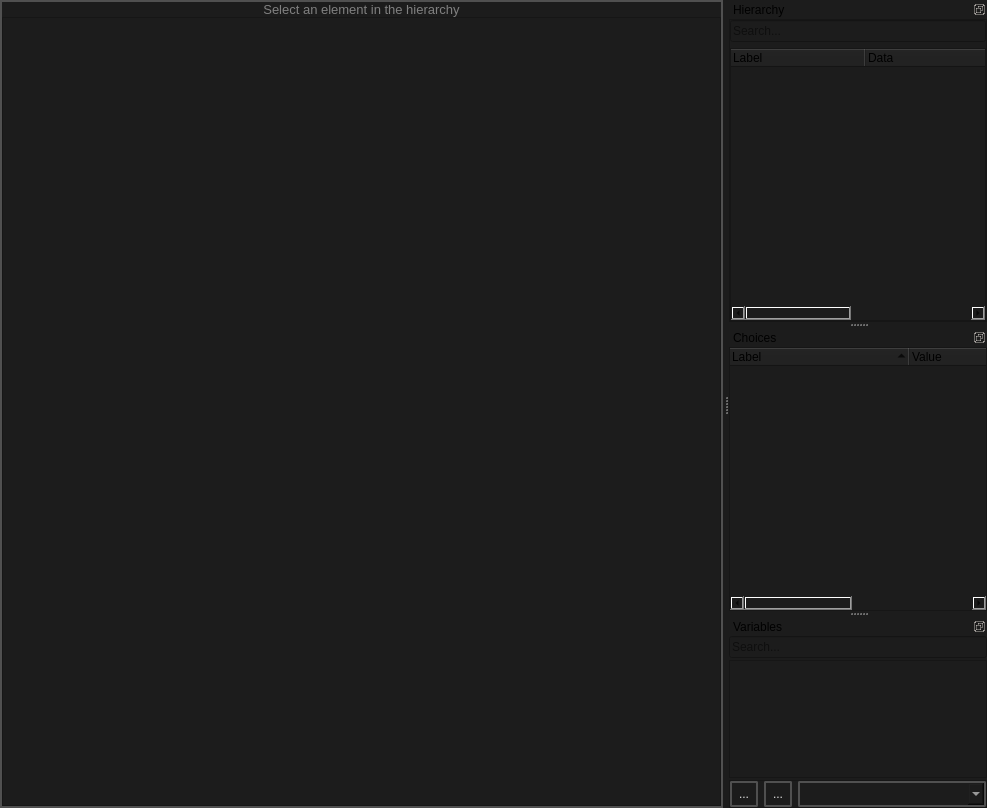
<?xml version="1.0" encoding="UTF-8"?>
<ui version="4.0">
 <class>MainWindow</class>
 <widget class="QMainWindow" name="MainWindow">
  <property name="geometry">
   <rect>
    <x>0</x>
    <y>0</y>
    <width>987</width>
    <height>808</height>
   </rect>
  </property>
  <property name="windowTitle">
   <string>MainWindow</string>
  </property>
  <property name="styleSheet">
   <string notr="true">background-color: #1C1C1C;</string>
  </property>
  <widget class="QWidget" name="centralwidget">
   <layout class="QVBoxLayout" name="verticalLayout_9">
    <property name="spacing">
     <number>0</number>
    </property>
    <property name="leftMargin">
     <number>0</number>
    </property>
    <property name="topMargin">
     <number>0</number>
    </property>
    <property name="rightMargin">
     <number>0</number>
    </property>
    <property name="bottomMargin">
     <number>0</number>
    </property>
    <item>
     <widget class="QFrame" name="PropertiesFrame">
      <property name="styleSheet">
       <string notr="true">        QFrame#PropertiesFrame {
            border: 2px solid black; 
            border-color: rgba(80, 80, 80, 255);
        }
        QFrame#PropertiesFrame QLabel {
            border: 0px solid black; 
        }</string>
      </property>
      <property name="frameShape">
       <enum>QFrame::Shape::StyledPanel</enum>
      </property>
      <property name="frameShadow">
       <enum>QFrame::Shadow::Raised</enum>
      </property>
      <property name="lineWidth">
       <number>0</number>
      </property>
      <layout class="QVBoxLayout" name="verticalLayout_5">
       <property name="spacing">
        <number>0</number>
       </property>
       <property name="leftMargin">
        <number>0</number>
       </property>
       <property name="topMargin">
        <number>0</number>
       </property>
       <property name="rightMargin">
        <number>0</number>
       </property>
       <property name="bottomMargin">
        <number>0</number>
       </property>
       <item>
        <widget class="QScrollArea" name="PropertiesArea">
         <property name="focusPolicy">
          <enum>Qt::FocusPolicy::NoFocus</enum>
         </property>
         <property name="styleSheet">
          <string notr="true">QScrollArea {
    border: 0px solid black;
}</string>
         </property>
         <property name="lineWidth">
          <number>0</number>
         </property>
         <property name="verticalScrollBarPolicy">
          <enum>Qt::ScrollBarPolicy::ScrollBarAsNeeded</enum>
         </property>
         <property name="widgetResizable">
          <bool>true</bool>
         </property>
         <widget class="QWidget" name="scrollAreaWidgetContents">
          <property name="geometry">
           <rect>
            <x>0</x>
            <y>0</y>
            <width>721</width>
            <height>804</height>
           </rect>
          </property>
          <property name="styleSheet">
           <string notr="true">QWidget: {
	border: 0px;
}</string>
          </property>
          <layout class="QVBoxLayout" name="verticalLayout_17">
           <property name="spacing">
            <number>0</number>
           </property>
           <property name="leftMargin">
            <number>0</number>
           </property>
           <property name="topMargin">
            <number>0</number>
           </property>
           <property name="rightMargin">
            <number>0</number>
           </property>
           <property name="bottomMargin">
            <number>0</number>
           </property>
           <item>
            <layout class="QVBoxLayout" name="properties_layout">
             <item>
              <widget class="QLabel" name="properties_placeholder">
               <property name="styleSheet">
                <string notr="true">color: gray; font-size: 13px;</string>
               </property>
               <property name="text">
                <string>Select an element in the hierarchy</string>
               </property>
               <property name="alignment">
                <set>Qt::AlignmentFlag::AlignCenter</set>
               </property>
              </widget>
             </item>
             <item>
              <widget class="QFrame" name="properties_spacer">
               <property name="frameShape">
                <enum>QFrame::Shape::StyledPanel</enum>
               </property>
               <property name="frameShadow">
                <enum>QFrame::Shadow::Raised</enum>
               </property>
               <layout class="QVBoxLayout" name="verticalLayout_4">
                <item>
                 <spacer name="verticalSpacer">
                  <property name="orientation">
                   <enum>Qt::Orientation::Vertical</enum>
                  </property>
                  <property name="sizeHint" stdset="0">
                   <size>
                    <width>20</width>
                    <height>655</height>
                   </size>
                  </property>
                 </spacer>
                </item>
               </layout>
              </widget>
             </item>
            </layout>
           </item>
          </layout>
         </widget>
        </widget>
       </item>
      </layout>
     </widget>
    </item>
   </layout>
  </widget>
  <widget class="QDockWidget" name="HierarchyDock">
   <property name="features">
    <set>QDockWidget::DockWidgetFeature::DockWidgetFloatable|QDockWidget::DockWidgetFeature::DockWidgetMovable</set>
   </property>
   <property name="allowedAreas">
    <set>Qt::DockWidgetArea::BottomDockWidgetArea|Qt::DockWidgetArea::LeftDockWidgetArea|Qt::DockWidgetArea::RightDockWidgetArea</set>
   </property>
   <property name="windowTitle">
    <string>Hierarchy</string>
   </property>
   <attribute name="dockWidgetArea">
    <number>2</number>
   </attribute>
   <widget class="QWidget" name="dockWidgetContents_2">
    <layout class="QVBoxLayout" name="verticalLayout_8">
     <property name="leftMargin">
      <number>0</number>
     </property>
     <property name="topMargin">
      <number>0</number>
     </property>
     <property name="rightMargin">
      <number>0</number>
     </property>
     <property name="bottomMargin">
      <number>0</number>
     </property>
     <item>
      <widget class="QFrame" name="frame_2">
       <property name="frameShape">
        <enum>QFrame::Shape::StyledPanel</enum>
       </property>
       <property name="frameShadow">
        <enum>QFrame::Shadow::Raised</enum>
       </property>
       <property name="lineWidth">
        <number>0</number>
       </property>
       <layout class="QVBoxLayout" name="verticalLayout_3">
        <property name="leftMargin">
         <number>0</number>
        </property>
        <property name="topMargin">
         <number>0</number>
        </property>
        <property name="rightMargin">
         <number>0</number>
        </property>
        <property name="bottomMargin">
         <number>0</number>
        </property>
        <item>
         <widget class="QLineEdit" name="tree_hierarchy_search_bar_widget">
          <property name="placeholderText">
           <string>Search...</string>
          </property>
         </widget>
        </item>
        <item>
         <widget class="QTreeWidget" name="tree_hierarchy_widget">
          <property name="dragEnabled">
           <bool>true</bool>
          </property>
          <property name="dragDropOverwriteMode">
           <bool>true</bool>
          </property>
          <property name="dragDropMode">
           <enum>QAbstractItemView::DragDropMode::InternalMove</enum>
          </property>
          <property name="defaultDropAction">
           <enum>Qt::DropAction::MoveAction</enum>
          </property>
          <property name="alternatingRowColors">
           <bool>true</bool>
          </property>
          <property name="selectionMode">
           <enum>QAbstractItemView::SelectionMode::ContiguousSelection</enum>
          </property>
          <property name="uniformRowHeights">
           <bool>true</bool>
          </property>
          <property name="allColumnsShowFocus">
           <bool>false</bool>
          </property>
          <property name="wordWrap">
           <bool>false</bool>
          </property>
          <property name="headerHidden">
           <bool>false</bool>
          </property>
          <property name="columnCount">
           <number>4</number>
          </property>
          <attribute name="headerVisible">
           <bool>true</bool>
          </attribute>
          <attribute name="headerCascadingSectionResizes">
           <bool>false</bool>
          </attribute>
          <attribute name="headerMinimumSectionSize">
           <number>20</number>
          </attribute>
          <attribute name="headerDefaultSectionSize">
           <number>135</number>
          </attribute>
          <attribute name="headerShowSortIndicator" stdset="0">
           <bool>false</bool>
          </attribute>
          <attribute name="headerStretchLastSection">
           <bool>true</bool>
          </attribute>
          <column>
           <property name="text">
            <string notr="true">Label</string>
           </property>
          </column>
          <column>
           <property name="text">
            <string>Data</string>
           </property>
          </column>
          <column>
           <property name="text">
            <string>Class</string>
           </property>
          </column>
          <column>
           <property name="text">
            <string>ID</string>
           </property>
          </column>
         </widget>
        </item>
       </layout>
      </widget>
     </item>
    </layout>
   </widget>
  </widget>
  <widget class="QDockWidget" name="ChoicesDock">
   <property name="features">
    <set>QDockWidget::DockWidgetFeature::DockWidgetFloatable|QDockWidget::DockWidgetFeature::DockWidgetMovable</set>
   </property>
   <property name="windowTitle">
    <string>Choices</string>
   </property>
   <attribute name="dockWidgetArea">
    <number>2</number>
   </attribute>
   <widget class="QWidget" name="dockWidgetContents_3">
    <layout class="QVBoxLayout" name="verticalLayout">
     <property name="spacing">
      <number>0</number>
     </property>
     <property name="leftMargin">
      <number>0</number>
     </property>
     <property name="topMargin">
      <number>0</number>
     </property>
     <property name="rightMargin">
      <number>0</number>
     </property>
     <property name="bottomMargin">
      <number>0</number>
     </property>
     <item>
      <widget class="QTreeWidget" name="choices_tree_widget">
       <property name="dragEnabled">
        <bool>false</bool>
       </property>
       <property name="dragDropMode">
        <enum>QAbstractItemView::DragDropMode::NoDragDrop</enum>
       </property>
       <property name="alternatingRowColors">
        <bool>true</bool>
       </property>
       <property name="uniformRowHeights">
        <bool>true</bool>
       </property>
       <attribute name="headerVisible">
        <bool>true</bool>
       </attribute>
       <attribute name="headerCascadingSectionResizes">
        <bool>false</bool>
       </attribute>
       <attribute name="headerMinimumSectionSize">
        <number>150</number>
       </attribute>
       <attribute name="headerDefaultSectionSize">
        <number>180</number>
       </attribute>
       <attribute name="headerShowSortIndicator" stdset="0">
        <bool>true</bool>
       </attribute>
       <column>
        <property name="text">
         <string>Label</string>
        </property>
       </column>
       <column>
        <property name="text">
         <string>Value</string>
        </property>
       </column>
       <column>
        <property name="text">
         <string>Type</string>
        </property>
       </column>
      </widget>
     </item>
    </layout>
   </widget>
  </widget>
  <widget class="QDockWidget" name="VariablesDock">
   <property name="features">
    <set>QDockWidget::DockWidgetFeature::DockWidgetFloatable|QDockWidget::DockWidgetFeature::DockWidgetMovable</set>
   </property>
   <property name="allowedAreas">
    <set>Qt::DockWidgetArea::RightDockWidgetArea|Qt::DockWidgetArea::TopDockWidgetArea</set>
   </property>
   <property name="windowTitle">
    <string>Variables</string>
   </property>
   <attribute name="dockWidgetArea">
    <number>2</number>
   </attribute>
   <widget class="QWidget" name="dockWidgetContents">
    <layout class="QVBoxLayout" name="verticalLayout_7">
     <property name="spacing">
      <number>2</number>
     </property>
     <property name="leftMargin">
      <number>0</number>
     </property>
     <property name="topMargin">
      <number>0</number>
     </property>
     <property name="rightMargin">
      <number>0</number>
     </property>
     <property name="bottomMargin">
      <number>0</number>
     </property>
     <item>
      <widget class="QLineEdit" name="variables_scroll_area_searchbar">
       <property name="placeholderText">
        <string>Search...</string>
       </property>
      </widget>
     </item>
     <item>
      <widget class="QScrollArea" name="variables_QscrollArea">
       <property name="widgetResizable">
        <bool>true</bool>
       </property>
       <widget class="QWidget" name="variables_scrollArea_widget">
        <property name="geometry">
         <rect>
          <x>0</x>
          <y>0</y>
          <width>256</width>
          <height>100</height>
         </rect>
        </property>
        <property name="styleSheet">
         <string notr="true"/>
        </property>
        <layout class="QVBoxLayout" name="verticalLayout_2">
         <property name="leftMargin">
          <number>0</number>
         </property>
         <property name="topMargin">
          <number>0</number>
         </property>
         <property name="rightMargin">
          <number>0</number>
         </property>
         <property name="bottomMargin">
          <number>0</number>
         </property>
         <item>
          <layout class="QVBoxLayout" name="variables_scrollArea">
           <property name="spacing">
            <number>0</number>
           </property>
           <item>
            <spacer name="verticalSpacer_2">
             <property name="orientation">
              <enum>Qt::Orientation::Vertical</enum>
             </property>
             <property name="sizeHint" stdset="0">
              <size>
               <width>20</width>
               <height>40</height>
              </size>
             </property>
            </spacer>
           </item>
          </layout>
         </item>
        </layout>
       </widget>
      </widget>
     </item>
     <item>
      <widget class="QFrame" name="frame">
       <property name="minimumSize">
        <size>
         <width>0</width>
         <height>0</height>
        </size>
       </property>
       <property name="maximumSize">
        <size>
         <width>16777215</width>
         <height>28</height>
        </size>
       </property>
       <property name="frameShape">
        <enum>QFrame::Shape::StyledPanel</enum>
       </property>
       <property name="frameShadow">
        <enum>QFrame::Shadow::Raised</enum>
       </property>
       <layout class="QHBoxLayout" name="horizontalLayout">
        <property name="leftMargin">
         <number>0</number>
        </property>
        <property name="topMargin">
         <number>0</number>
        </property>
        <property name="rightMargin">
         <number>0</number>
        </property>
        <property name="bottomMargin">
         <number>0</number>
        </property>
        <item>
         <widget class="QToolButton" name="paste_variable_button">
          <property name="maximumSize">
           <size>
            <width>28</width>
            <height>28</height>
           </size>
          </property>
          <property name="toolTip">
           <string>&lt;html&gt;&lt;head/&gt;&lt;body&gt;&lt;p&gt;Paste variable&lt;/p&gt;&lt;/body&gt;&lt;/html&gt;</string>
          </property>
          <property name="styleSheet">
           <string notr="true">
    /* QPushButton default and hover styles */
    QToolButton {

        font: 580 9pt &quot;Segoe UI&quot;;


        border: 2px solid black;
        border-radius: 2px;
        border-color: rgba(80, 80, 80, 255);
        height:22px;
        padding-top: 2px;
        padding-bottom:2px;
        padding-left: 4px;
        padding-right: 4px;
        color: #E3E3E3;
        background-color: #1C1C1C;
    }
    QToolButton:hover {
        background-color: #414956;
        color: white;
    }
    QToolButton:pressed {
        background-color: red;
        background-color: #1C1C1C;
        margin: 1 px;
        margin-left: 2px;
        margin-right: 2px;

    }</string>
          </property>
          <property name="text">
           <string>...</string>
          </property>
          <property name="icon">
           <iconset resource="../resources.qrc">
            <normaloff>:/icons/content_paste_24dp_9D9D9D_FILL0_wght400_GRAD0_opsz24.svg</normaloff>:/icons/content_paste_24dp_9D9D9D_FILL0_wght400_GRAD0_opsz24.svg</iconset>
          </property>
          <property name="iconSize">
           <size>
            <width>20</width>
            <height>20</height>
           </size>
          </property>
         </widget>
        </item>
        <item>
         <widget class="QToolButton" name="add_new_variable_button">
          <property name="maximumSize">
           <size>
            <width>28</width>
            <height>28</height>
           </size>
          </property>
          <property name="toolTip">
           <string>&lt;html&gt;&lt;head/&gt;&lt;body&gt;&lt;p&gt;Create variable&lt;/p&gt;&lt;/body&gt;&lt;/html&gt;</string>
          </property>
          <property name="styleSheet">
           <string notr="true">
    /* QPushButton default and hover styles */
    QToolButton {

        font: 580 9pt &quot;Segoe UI&quot;;


        border: 2px solid black;
        border-radius: 2px;
        border-color: rgba(80, 80, 80, 255);
        height:22px;
        padding-top: 2px;
        padding-bottom:2px;
        padding-left: 4px;
        padding-right: 4px;
        color: #E3E3E3;
        background-color: #1C1C1C;
    }
    QToolButton:hover {
        background-color: #414956;
        color: white;
    }
    QToolButton:pressed {
        background-color: red;
        background-color: #1C1C1C;
        margin: 1 px;
        margin-left: 2px;
        margin-right: 2px;

    }</string>
          </property>
          <property name="text">
           <string>...</string>
          </property>
          <property name="icon">
           <iconset resource="../resources.qrc">
            <normaloff>:/icons/add_24dp_9D9D9D_FILL0_wght400_GRAD0_opsz24.svg</normaloff>:/icons/add_24dp_9D9D9D_FILL0_wght400_GRAD0_opsz24.svg</iconset>
          </property>
          <property name="iconSize">
           <size>
            <width>20</width>
            <height>20</height>
           </size>
          </property>
         </widget>
        </item>
        <item>
         <widget class="QComboBox" name="add_new_variable_combobox">
          <property name="styleSheet">
           <string notr="true">QMenu {
background-color: red;
 }

QMenu::item {
    padding: 5px 10px;
    font: 580 8pt &quot;Segoe UI&quot;;
    border: 2px solid black;
    border-radius: 4px;
    border-color: rgba(80, 80, 80, 255);
    color: #E3E3E3;
}
QMenu::item:selected {
    background-color: #414956;
    color: white;
}
QWidget {
    background-color: #151515;
    outline: none;
}

QWidget:item:checked {
    background-color: #151515;
    color: white;
}

QWidget:item:selected {
    background-color: #414956;
    color: white;
    border: 0px;
}



QMenu {
    background-color: #1d1d1f;
    color: #FFFFFF;
    border: 1px solid #555555;
    /* padding-top: 5px; */
    /* padding-bottom: 5px; */
    border: 2px solid black;
    border-radius: 4px;
    border-color: rgba(80, 80, 80, 255);
}

QMenu::item {
    font: 580 8pt &quot;Segoe UI&quot;;
    border-top: 2px solid black;
    border: 0px;
    border-radius: 2px;
    border-color: rgba(80, 80, 80, 255);
    padding-left: 12px;
    padding-right: 12px;
    color: #E3E3E3;
}

QMenu::item:selected {
    background-color: #666666;
    color: #FFFFFF;
}

QMenu::separator {
    height: 1px;
    background: #AAAAAA;
    margin: 5px 0;
}

QMenu::indicator {
    width: 13px;
    height: 13px;
}

QMenu::indicator:checked {
    image: url(:/images/checkmark.png);
}

QMenu::indicator:unchecked {
    image: url(:/images/empty.png);
}


QComboBox {
    font: 580 8pt &quot;Segoe UI&quot;;
    border: 2px solid black;
    border-radius: 2px;
    border-color: rgba(80, 80, 80, 255);
    height: 12px;
    padding-top: 5px;
    padding-bottom: 5px;
    color: #E3E3E3;
    background-color: #1C1C1C;
    padding-left: 5px;
}

QComboBox:hover {
    background-color: #414956;
    color: white;
}

QComboBox:pressed {
    background-color: #2E2F30;
    color: white;
}

QComboBox:item {
    font: 580 8pt &quot;Segoe UI&quot;;
    color: #E3E3E3;
    padding-left: 5px;
    background-color: #1C1C1C;
    border-style: none;
}

QComboBox::drop-down {
    color: #E3E3E3;
    padding: 2px;
    background: url(://icons/arrow_drop_down_16dp.svg) no-repeat center;
    border-bottom: 0px solid black;
    border-top: 0px solid black;
    border-right: 0px;
    border-left: 2px solid;
    margin-left: 5px;
    padding: 5px;
    width: 7px;
    border-color: rgba(80, 80, 80, 255);
    background-color: #1C1C1C;
}


QComboBox QAbstractItemView {
    border: 2px solid gray;
    border-color: rgba(80, 80, 80, 255);
    selection-background-color: #414956;
    background-color: #1C1C1C;
}


QComboBox QAbstractItemView::item {
    height: 16px; /* Set the height of each item */
    padding: 4px; /* Add padding to each item */
    padding-left: 5px;
    padding-right: 5px;
    color: #ff8a8a8a;
    border-style: none;
    border-bottom: 0.5px solid black;
    border-color: rgba(255, 255, 255, 10);
}


QComboBox QAbstractItemView::item:selected {
    height: 16px; /* Set the height of each item */
    padding: 4px; /* Add padding to each item */
    padding-left: 5px;
    padding-right: 5px;
    background-color: #414956;
    color: white;
    border: none; /* Remove border */
    outline: none; /* Remove outline */
}</string>
          </property>
         </widget>
        </item>
       </layout>
      </widget>
     </item>
    </layout>
   </widget>
  </widget>
  <action name="actionCreateNewsmartprop">
   <property name="icon">
    <iconset resource="../resources.qrc">
     <normaloff>:/valve_common/icons/tools/common/new.png</normaloff>:/valve_common/icons/tools/common/new.png</iconset>
   </property>
   <property name="text">
    <string>CreateNewsmartprop</string>
   </property>
   <property name="menuRole">
    <enum>QAction::MenuRole::NoRole</enum>
   </property>
  </action>
  <action name="actionOpen_from_Explorer">
   <property name="icon">
    <iconset resource="../resources.qrc">
     <normaloff>:/valve_common/icons/tools/common/open.png</normaloff>:/valve_common/icons/tools/common/open.png</iconset>
   </property>
   <property name="text">
    <string>Open as</string>
   </property>
  </action>
  <action name="actionSave_as">
   <property name="icon">
    <iconset resource="../resources.qrc">
     <normaloff>:/valve_common/icons/tools/common/save_all.png</normaloff>:/valve_common/icons/tools/common/save_all.png</iconset>
   </property>
   <property name="text">
    <string>Save as</string>
   </property>
  </action>
  <action name="actionSave_current_file">
   <property name="icon">
    <iconset resource="../resources.qrc">
     <normaloff>:/valve_common/icons/tools/common/save.png</normaloff>:/valve_common/icons/tools/common/save.png</iconset>
   </property>
   <property name="text">
    <string>Save</string>
   </property>
  </action>
  <action name="actionRecompile_file">
   <property name="icon">
    <iconset resource="../resources.qrc">
     <normaloff>:/valve_common/icons/tools/common/options_activated.png</normaloff>:/valve_common/icons/tools/common/options_activated.png</iconset>
   </property>
   <property name="text">
    <string>Recompile file</string>
   </property>
  </action>
  <action name="actionRecompile_all_in_addon">
   <property name="icon">
    <iconset resource="../resources.qrc">
     <normaloff>:/valve_common/icons/tools/common/options_activated.png</normaloff>:/valve_common/icons/tools/common/options_activated.png</iconset>
   </property>
   <property name="text">
    <string>Recompile all in addon</string>
   </property>
  </action>
  <action name="actionConvert_all_vsmart_file_to_vdata">
   <property name="icon">
    <iconset resource="../resources.qrc">
     <normaloff>:/valve_common/icons/tools/common/move_to_changelist.png</normaloff>:/valve_common/icons/tools/common/move_to_changelist.png</iconset>
   </property>
   <property name="text">
    <string>Convert all vsmart file to vdata</string>
   </property>
   <property name="toolTip">
    <string>Convert all to data</string>
   </property>
  </action>
  <action name="actionFormat_serttings">
   <property name="icon">
    <iconset resource="../resources.qrc">
     <normaloff>:/valve_common/icons/tools/common/setting.png</normaloff>:/valve_common/icons/tools/common/setting.png</iconset>
   </property>
   <property name="text">
    <string>Format serttings</string>
   </property>
  </action>
 </widget>
 <resources>
  <include location="../resources.qrc"/>
 </resources>
 <connections/>
</ui>
